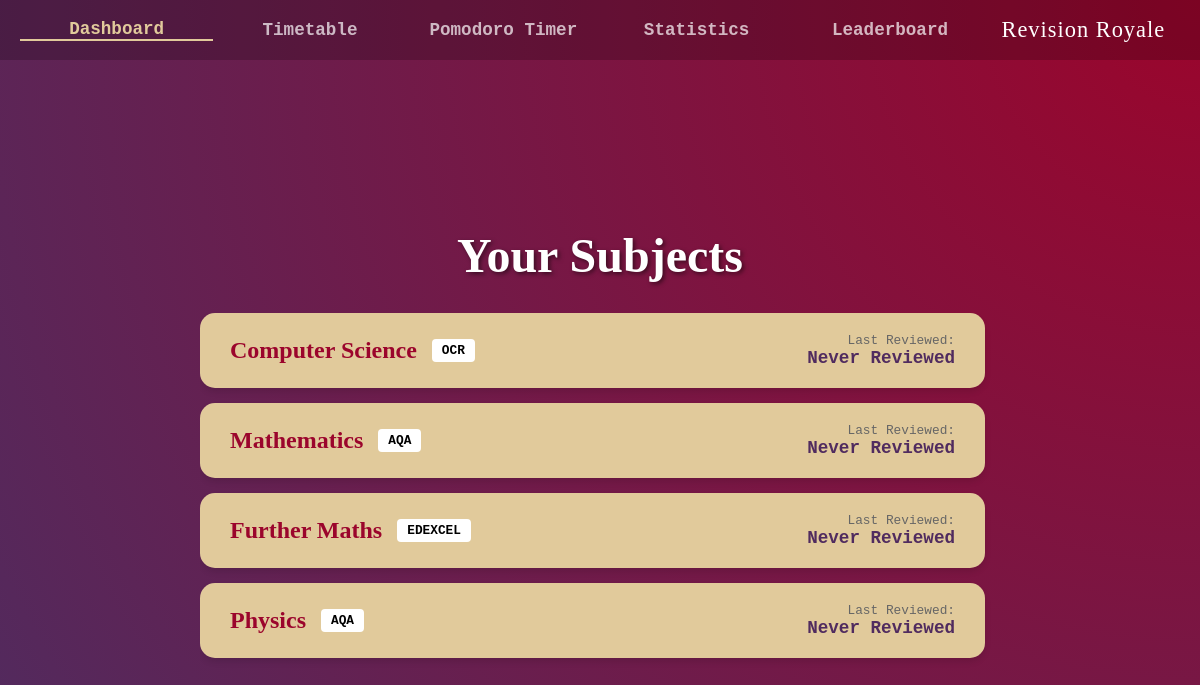
The app's page /dashboard (signed in), older data.
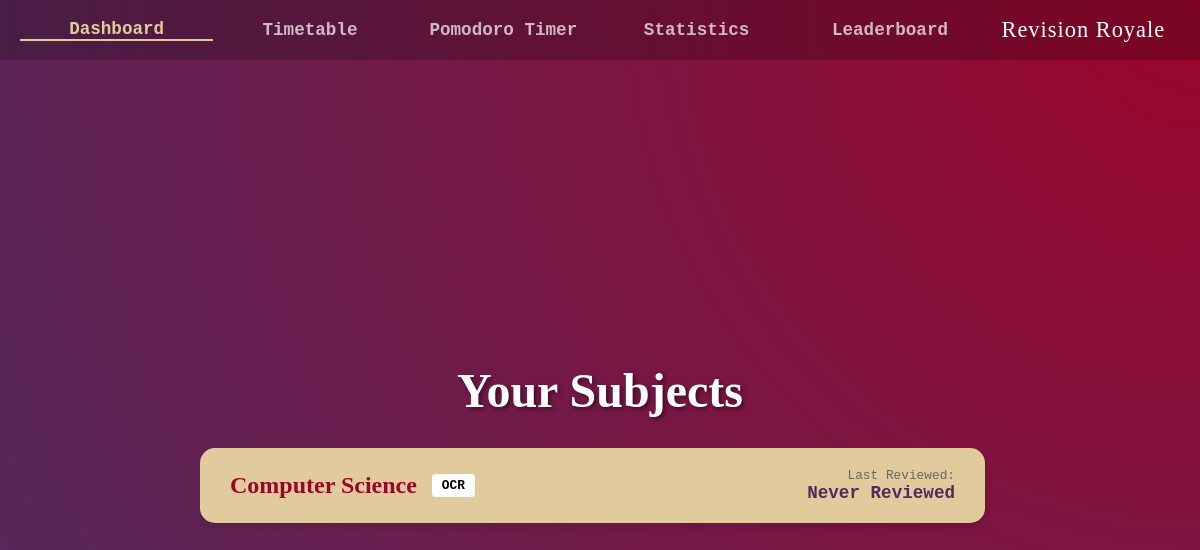
The same page, newer data.
### tables this page shows
CREATE TABLE Subjects
(SubjectID INTEGER PRIMARY KEY AUTOINCREMENT,
SubjectName TEXT,
ExamBoard TEXT,
TimeSpent INTEGER,
LastReviewed INTEGER,
Priority REAL,
Username TEXT,
FOREIGN KEY(Username) REFERENCES Users(Username));

### app.py (the view)
@app.route("/dashboard", methods=["GET"])
def DashboardPage():
    if "user" not in session:
        return render_template("login.html")
    User: Record = AuthenticationModule.GetUserRecord(session["user"])
    if User.GetAttribute("SetupComplete").Value == 0:
        return redirect("/setup-subjects")
    SubjectRecords: list[Record] = ProgramDatabase.GetAllRecords("Subjects", AttributeValue("Username", "TEXT", session["user"]))
    if SubjectRecords is None or SubjectRecords == []:
        return redirect('/setup-subjects')
    Subjects = []
    for Subject in SubjectRecords:
        LastReviewed = Subject.GetAttribute("LastReviewed").Value
        if LastReviewed == 0:
            LastReviewed = "Never Reviewed"
        else:
            LastReviewed = arrow.get(LastReviewed).humanize()
        Subjects.append({"SubjectID" : Subject.GetPrimaryKey().Value,
                         "SubjectName": Subject.GetAttribute("SubjectName").Value,
                         "ExamBoard": Subject.GetAttribute("ExamBoard").Value,
                         "LastReviewed": LastReviewed})
    return render_template("authenticated/dashboard.html", ActivePage="dashboard", Subjects=Subjects)

### modules.py (called while the page is built)
def GetAttributeValueFromList(Attributes: list[AttributeValue], Name: str) -> AttributeValue:
    for Attribute in Attributes:
        if Attribute.Name == Name:
            return Attribute
    return None

    def GetPrimaryKey(self) -> AttributeValue:
        return self.PrimaryKey

    def GetAttribute(self, Name: str) -> AttributeValue:
        return GetAttributeValueFromList(self.Attributes, Name)

    def GetUserRecord(self, Username: str) -> Record:
        return self.ProgramDatabase.GetRecord("Users", AttributeValue("Username", "", Username))

### templates/authenticated/dashboard.html
{% extends "authenticated/authenticated_base.html" %}
{% block app_content %}
<div class="dashboard-container">
    <h1 class="page-title">Your Subjects</h1>
    <div class="subject-list-container">
        {% if Subjects %}
            {% for Subject in Subjects %}
            <a href="/deck_selection?SubjectID={{Subject.SubjectID}}" class="subject-card">
                <div class="subject-info">
                    <h2 class="subject-name">{{ Subject.SubjectName }}</h2>
                    <span class="exam-board-tag">{{ Subject.ExamBoard }}</span>
                </div>
                <div class="last-reviewed">
                    <span class="label">Last Reviewed:</span>
                    <span class="time">{{ Subject.LastReviewed }}</span>
                </div>
            </a>
            {% endfor %}
        {% endif %}
    </div>
</div>
{% endblock %}

### templates/authenticated/authenticated_base.html
{% extends "base.html" %}
{% block content %}
<nav class="top-nav">
    <a href="/dashboard" class="nav-item {{ 'active' if ActivePage == 'dashboard' }}">Dashboard</a>
    <a href="/timetable" class="nav-item {{ 'active' if ActivePage == 'timetable' }}">Timetable</a>
    <a href="/timer" class="nav-item {{ 'active' if ActivePage == 'timer' }}">Pomodoro Timer</a>
    <a href="/statistics" class="nav-item {{ 'active' if ActivePage == 'statistics' }}">Statistics</a>
    <a href="/leaderboard" class="nav-item {{ 'active' if ActivePage == 'leaderboard' }}">Leaderboard</a>
    <span class="nav-brand">Revision Royale</span>
</nav>
<div class="app-container">
    {% block app_content %}{% endblock %}
</div>
{% endblock %}

### templates/base.html (shortened to what this page needs)
<!DOCTYPE html>
<html lang="en">
<head>
    <link rel="stylesheet" href="{{ url_for('static', filename='style.css') }}" type="text/css"/>
</head>
<body>
    <main>
        {% block content %}{% endblock %}
    </main>
</body>
</html>

### static/style.css (style rules this page uses)
* { margin: 0; padding: 0; box-sizing: border-box; }
body { height: 100vh; display: flex; justify-content: center; align-items: center; color: white; font-family: 'Courier New', Courier, monospace; background: radial-gradient(circle at top right, #9b052cff, #502b5fff); text-align: center; }
h1 { font-family: 'Royale', 'Courier New', serif; font-size: 5rem; margin-bottom: 5px; }
.top-nav { position: fixed; top: 0; left: 0; width: 100%; height: 60px; background-color: rgba(0, 0, 0, 0.2); display: flex; align-items: center; justify-content: space-around; padding: 0 20px; z-index: 1000; }
.nav-item { color: rgba(255, 255, 255, 0.7); text-decoration: none; font-size: 1.1rem; font-weight: bold; transition: color 0.3s ease; flex: 1; text-align: center; }
.nav-item.active { color: #e1ca9bff; border-bottom: 2px solid #e1ca9bff; }
.nav-brand { flex: 1; text-align: center; font-family: 'Royale', serif; font-size: 1.4rem; color: white; letter-spacing: 1px; }
.app-container { margin-top: 80px; width: 100%; display: flex; justify-content: center; }
.dashboard-container { width: 800px; display: flex; flex-direction: column; align-items: center; padding-top: 20px; }
.page-title { font-family: 'Consolas', serif; font-size: 3rem; margin-bottom: 30px; text-shadow: 2px 2px 4px rgba(0,0,0,0.5); }
.subject-info { display: flex; align-items: center; gap: 15px; }
.subject-list-container { width: 100%; max-height: 60vh; overflow-y: auto; padding-right: 15px; scrollbar-width: thin; scrollbar-color: #e1ca9bff #9b052cff; }
.subject-card { background-color: #e1ca9bff; color: #333; padding: 20px 30px; border-radius: 15px; margin-bottom: 15px; display: flex; justify-content: space-between; align-items: center; box-shadow: 0 4px 6px rgba(0,0,0,0.1); transition: transform 0.2s; text-decoration: none; }
.subject-name { font-family: 'Consolas', serif; font-size: 1.5rem; color: #9b052cff; margin-bottom: 0; margin-right: 0; }
.exam-board-tag { background-color: white; color: black; padding: 4px 10px; border-radius: 4px; font-size: 0.8rem; font-weight: bold; text-transform: uppercase; height: fit-content; }
.last-reviewed { text-align: right; display: flex; flex-direction: column; }
.last-reviewed .label { font-size: 0.8rem; color: #666; }
.last-reviewed .time { font-size: 1.1rem; font-weight: bold; color: #502b5f; }

Row changes from the older to the newer data that the page shows:
removed Subjects: SubjectName "Mathematics", ExamBoard "AQA", LastReviewed "Never Reviewed"
removed Subjects: SubjectName "Further Maths", ExamBoard "EDEXCEL", LastReviewed "Never Reviewed"
removed Subjects: SubjectName "Physics", ExamBoard "AQA", LastReviewed "Never Reviewed"
